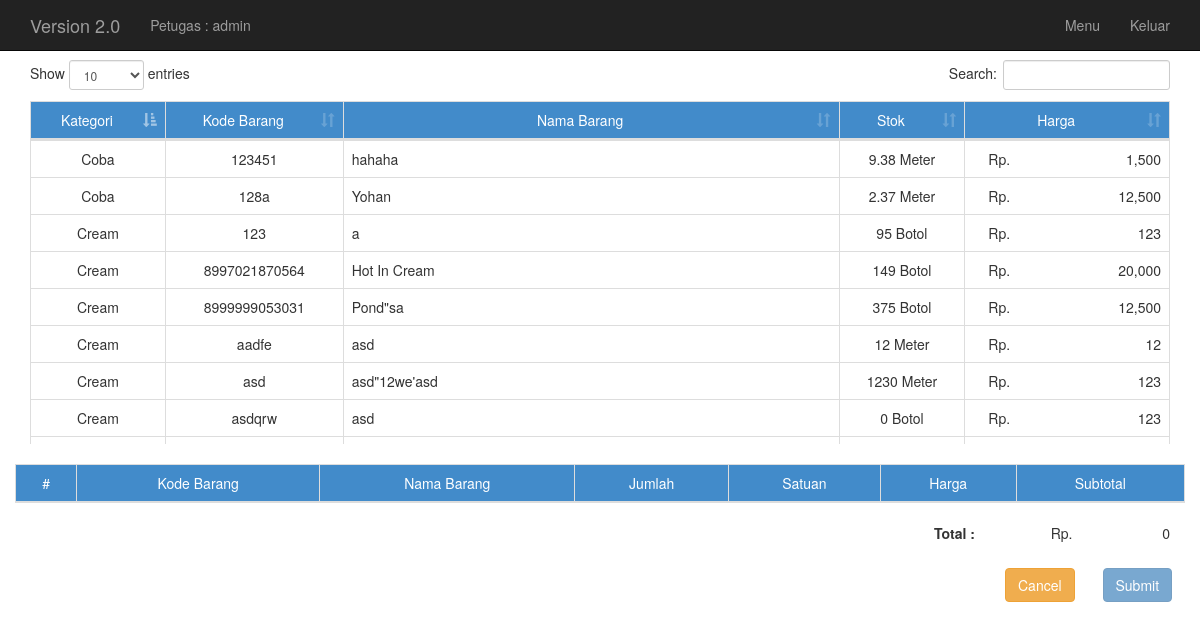
Page /transaction_combine.php (signed in) on the committed database.
### tables this page shows
CREATE TABLE `stok` (
  `id` int(11) NOT NULL,
  `nama_kategori` varchar(255) NOT NULL,
  `kode_barang` varchar(255) NOT NULL,
  `nama_barang` varchar(255) NOT NULL,
  `jumlah_barang` float NOT NULL,
  `kode_satuan` varchar(255) NOT NULL,
  `harga` int(11) NOT NULL
);

### transaction_combine.php (the view, shortened to what this page needs)
<?php
include 'connectdb.php';
?>
<!DOCTYPE html>
<html lang="en">
  <head>
    <link rel="stylesheet" type="text/css" href="css/bootstrap.min.css" />
    <link rel="stylesheet" href="css/jquery-ui-1.10.3.custom.min.css" />
    <link rel="stylesheet" type="text/css" href="css/datatables.bootstrap.min.css" />
  </head>
  <body>
    <nav class="navbar navbar-inverse navbar-fixed-top">
      <div class="container">
        <div class="navbar-header">
          <a class="navbar-brand" href="home.php">Version 2.0</a>
        </div>
        <div id="navbar" class="collapse navbar-collapse">
          <ul class="nav navbar-nav">
            <li><a>Petugas : <?php echo $_SESSION['user']; ?></a></li>
          </ul>
          <ul class="nav navbar-nav navbar-right">
          <?php
          if ($_SESSION['user'] == "admin")
          {
            echo '
            <li><a href="home.php">Menu</a></li>
            <li><a href="destroy.php">Keluar</a></li>';
          }
          ?>
          </ul>
        </div>
      </div>
    </nav>
    <div class="container" role="main" style="margin-top: 60px;">
      <div class="row" style="max-height: 384px; overflow-y: auto;">
        <div class="col-md-12">
          <table class="table table-bordered table-hover" id="stok">
            <thead>
               <td class="text-center" style="background-color:#428BCA;color:#FFF">Kategori</td>
               <td class="text-center" style="background-color:#428BCA;color:#FFF">Kode Barang</td>
               <td class="text-center" style="background-color:#428BCA;color:#FFF">Nama Barang</td>
               <td class="text-center" style="background-color:#428BCA;color:#FFF">Stok</td>
               <td class="text-center" style="background-color:#428BCA;color:#FFF">Harga</td>
            </thead>
            <?php
            $query = "SELECT * FROM stok ORDER BY nama_kategori,kode_barang";
            $result = mysqli_query($con, $query);
            while($row = mysqli_fetch_array($result))
            {
              echo '
              <tr id="'.$row["id"].'" data-toggle="modal" data-target="#exampleModal" data-whatever="'.$row["id"].'" style="cursor:pointer;">
              <td class="text-center" id="'.$row["id"].'">'.$row["nama_kategori"].'</td>
              <td class="text-center" id="'.$row["id"].'">'.$row["kode_barang"].'</td>
              <td class="text-left" id="'.$row["id"].'">'.$row["nama_barang"].'</td>
              <td class="text-center" id="'.$row["id"].'">'.$row["jumlah_barang"].' '.$row["kode_satuan"].'</td>
              <td class="text-right" id="'.$row["id"].'"><span class="col-xs-1 text-right">Rp.</span><span>'.number_format($row["harga"],0).'</span></td>
              </tr>';
            }
            ?>
          </table>
        </div>
      </div>
      <br>
      <div class="row">
        <table class='table table-bordered table-hover' id='transData'>
          <thead>
            <tr>
              <td class='text-center' style="background-color:#428BCA;color:#FFF">#</td>
              <td class='text-center' style="background-color:#428BCA;color:#FFF">Kode Barang</td>
              <td class='text-center' style="background-color:#428BCA;color:#FFF">Nama Barang</td>
              <td class='text-center' style="background-color:#428BCA;color:#FFF">Jumlah</td>
              <td class='text-center' style="background-color:#428BCA;color:#FFF">Satuan</td>
              <td class='text-center' style="background-color:#428BCA;color:#FFF">Harga</td>
              <td class='text-center' style="background-color:#428BCA;color:#FFF">Subtotal</td>
            </tr>
          </thead>
            <?php
            $total = 0;
            ?>
        </table>
      </div>
      <div class="row">
        <div class="col-md-9"></div>
        <div class="col-md-1 text-right">
          <label>Total :</label>
        </div>
        <div class="col-md-1 text-right">
          <span>Rp.</span>
        </div>
        <div class="col-md-1 text-right">
          <span id="total">
            <?php
              echo number_format($total);
            ?>
          </span>
        </div>
      </div>
      <div class="row"><br></div>
      <div class="row">
        <div class="col-md-10"></div>
        <div class="col-md-1">
          <a class="btn btn-warning" href="clear_dummy.php">Cancel</a>
        </div>
        <div class="col-md-1 text-right">
          <?php
            $result = mysqli_query($con, "SELECT count(*) FROM dummy");
            $count = mysqli_fetch_array($result);
            $count = $count['count(*)'];
            if ($count == 0) {
              echo '<button class="btn btn-primary" data-toggle="modal" data-target="#myModal" disabled>Submit</button>';
            }
            else
            {
              echo '<button class="btn btn-primary" data-toggle="modal" data-target="#myModal">Submit</button>';
            }
          ?>
        </div>
      </div>
    </div>
  </body>
</html>

### rows in the picture
stok: nama_kategori "Coba", kode_barang "123451", nama_barang "hahaha", jumlah_barang "9.38", kode_satuan "Meter", harga "1,500"
stok: nama_kategori "Coba", kode_barang "128a", nama_barang "Yohan", jumlah_barang "2.37", kode_satuan "Meter", harga "12,500"
stok: nama_kategori "Cream", kode_barang "123", nama_barang "a", jumlah_barang "95", kode_satuan "Botol", harga "123"
stok: nama_kategori "Cream", kode_barang "8997021870564", nama_barang "Hot In Cream", jumlah_barang "149", kode_satuan "Botol", harga "20,000"
stok: nama_kategori "Cream", kode_barang "8999999053031", nama_barang "Pond\"sa", jumlah_barang "375", kode_satuan "Botol", harga "12,500"
stok: nama_kategori "Cream", kode_barang "aadfe", nama_barang "asd", jumlah_barang "12", kode_satuan "Meter", harga "12"
stok: nama_kategori "Cream", kode_barang "asd", nama_barang "asd\"12we'asd", jumlah_barang "1230", kode_satuan "Meter", harga "123"
stok: nama_kategori "Cream", kode_barang "asdqrw", nama_barang "asd", jumlah_barang "0", kode_satuan "Botol", harga "123"

### other values in the picture
$_SESSION['user'] "admin"
$total "0"
